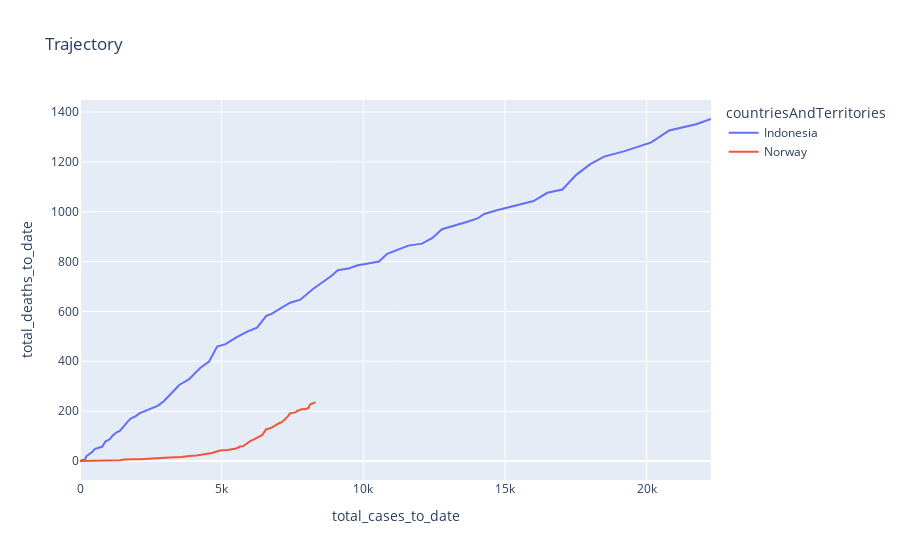

The notebook cell this image was saved under:
### Code cell
import plotly.express as px

fig3 =  px.line(dfcovid[(dfcovid['countriesAndTerritories'] == 'Indonesia') | 
                        (dfcovid['countriesAndTerritories'] == 'Norway') ], x='total_cases_to_date', y='total_deaths_to_date', title='Trajectory', color='countriesAndTerritories')
fig3.show()

### Figure 1 — Plotly figure (JSON) as saved in the notebook; plotly's stock layout.template omitted (floating-point values rounded to 4 significant figures; data arrays with more than 128 entries replaced by an {"elided": "..."} marker saying what was removed)
{"data": [{"hovertemplate": "countriesAndTerritories=Indonesia<br>total_cases_to_date=%{x}<br>total_deaths_to_date=%{y}<extra></extra>", "legendgroup": "Indonesia", "line": {"color": "#636efa", "dash": "solid"}, "mode": "lines", "name": "Indonesia", "showlegend": true, "type": "scatter", "x": {"elided": "140 int values"}, "xaxis": "x", "y": {"elided": "140 int values"}, "yaxis": "y"}, {"hovertemplate": "countriesAndTerritories=Norway<br>total_cases_to_date=%{x}<br>total_deaths_to_date=%{y}<extra></extra>", "legendgroup": "Norway", "line": {"color": "#EF553B", "dash": "solid"}, "mode": "lines", "name": "Norway", "showlegend": true, "type": "scatter", "x": {"elided": "147 int values"}, "xaxis": "x", "y": {"elided": "147 int values"}, "yaxis": "y"}], "layout": {"legend": {"title": {"text": "countriesAndTerritories"}, "tracegroupgap": 0}, "title": {"text": "Trajectory"}, "xaxis": {"anchor": "y", "domain": [0, 1], "title": {"text": "total_cases_to_date"}}, "yaxis": {"anchor": "x", "domain": [0, 1], "title": {"text": "total_deaths_to_date"}}}}
